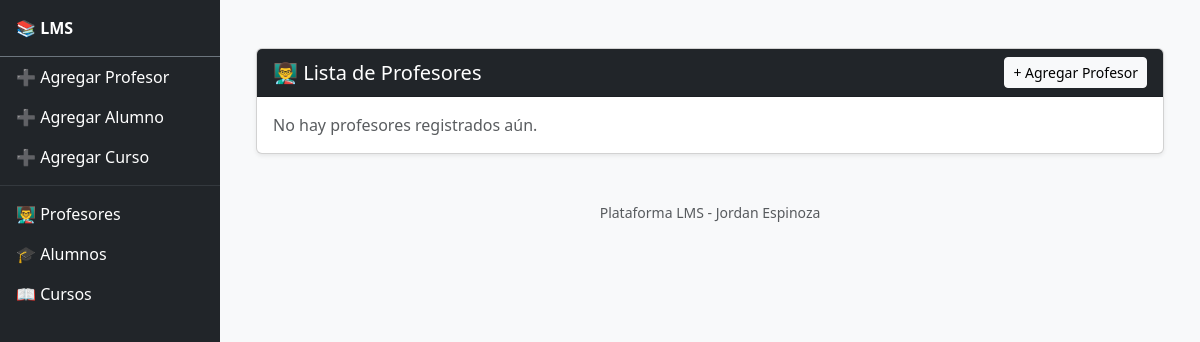
The app's page /plataforma/listar_profesores/, older data.
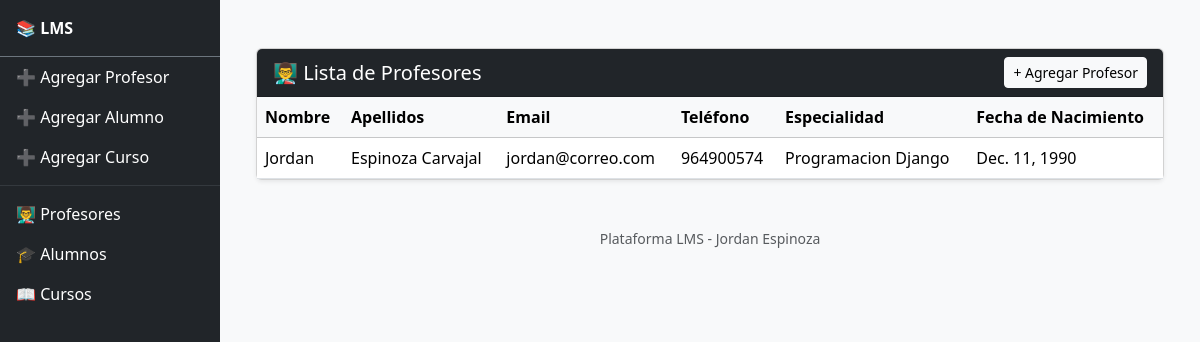
The same page, newer data.
### Plataforma/models.py (models this page shows, shortened)
class Profesor(models.Model):
    nombre = models.CharField(max_length=100)
    apellidos = models.CharField(max_length=100)
    email = models.EmailField()
    telefono = models.CharField(max_length=15)
    especialidad = models.CharField(max_length=100)
    fecha_nacimiento = models.DateField()

### Plataforma/views.py (the view)
# urls.py: path('listar_profesores/', listar_profesores, name='listar_profesores'),
def listar_profesores(request):
    profesores = Profesor.objects.all()
    return render(request, 'plataforma/listar_profesores.html', {'profesores': profesores})

### Plataforma/templates/plataforma/listar_profesores.html (shortened to what this page needs)
{% extends 'template_base.html' %}
{% load static %}
{% block content %}
<div class="container mt-4">
    <div class="card shadow-sm">
        <div class="card-header bg-dark text-white d-flex justify-content-between align-items-center">
            <h5 class="mb-0">👨‍🏫 Lista de Profesores</h5>
            <a href="{% url 'agregar_profesor' %}" class="btn btn-sm btn-light">+ Agregar Profesor</a>
        </div>
        <div class="card-body p-0">
            {% if profesores %}
            <div class="table-responsive">
                <table class="table table-hover align-middle mb-0">
                    <thead class="table-light">
                        <tr>
                            <th>Nombre</th>
                            <th>Apellidos</th>
                            <th>Email</th>
                            <th>Teléfono</th>
                            <th>Especialidad</th>
                            <th>Fecha de Nacimiento</th>
                        </tr>
                    </thead>
                    <tbody>
                        {% for profesor in profesores %}
                        <tr>
                            <td>{{ profesor.nombre }}</td>
                            <td>{{ profesor.apellidos }}</td>
                            <td>{{ profesor.email }}</td>
                            <td>{{ profesor.telefono }}</td>
                            <td>{{ profesor.especialidad }}</td>
                            <td>{{ profesor.fecha_nacimiento }}</td>
                        </tr>
                        {% endfor %}
                    </tbody>
                </table>
            </div>
            {% else %}
                <div class="p-3 text-muted">No hay profesores registrados aún.</div>
            {% endif %}
        </div>
    </div>
</div>
{% endblock content %}

Row changes from the older to the newer data that the page shows:
added Profesor: nombre "Jordan", apellidos "Espinoza Carvajal", email "jordan@correo.com", telefono "964900574", especialidad "Programacion Django", fecha_nacimiento "Dec. 11, 1990"
Text that changed along with them:
text no longer shown: "No hay profesores registrados aún."
text now shown: "Nombre Apellidos Email Teléfono Especialidad Fecha de Nacimiento"
